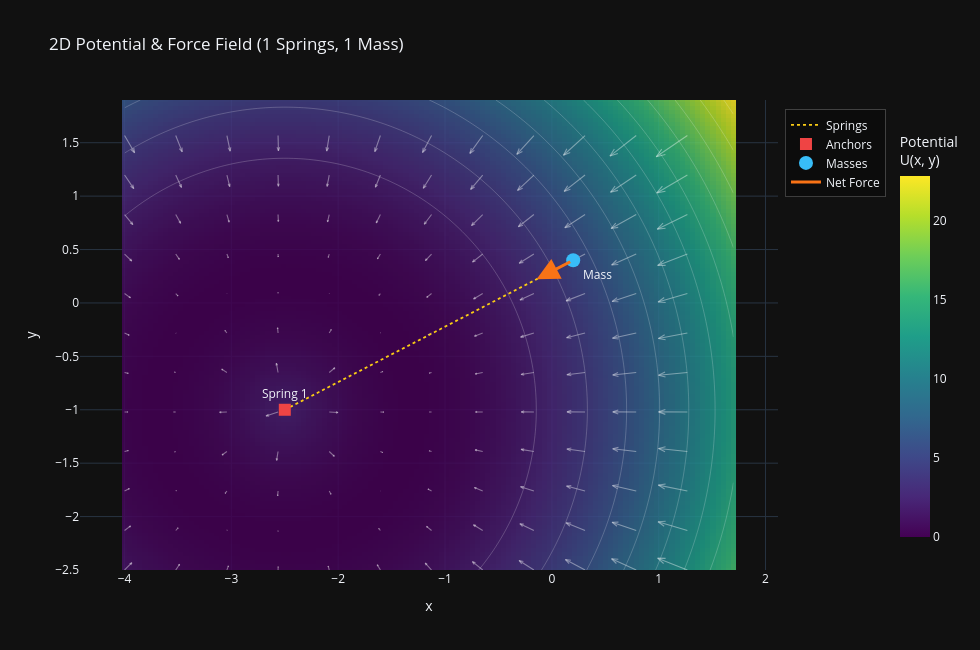

Notebook source saved alongside this figure:
### Code cell
springs = [
    {"anchor": np.array([-2.5, -1.0]), "k": 3.0, "L0": 1.2, "name": "Spring 1"},
]

point_mass = np.array([0.2, 0.4])

plot_potential(springs, point_mass)
